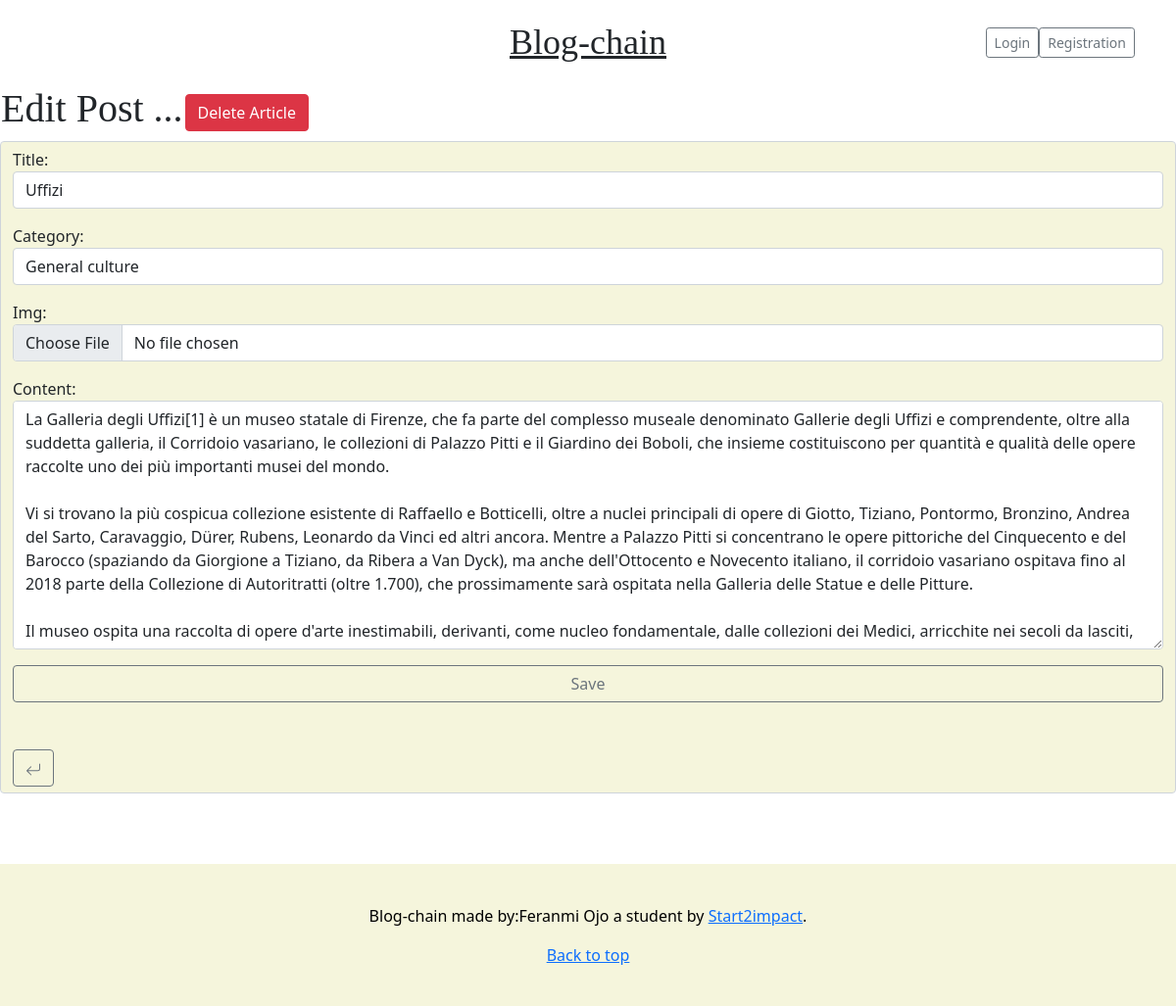
/articles/article/edit/uffizi/, run on an earlier commit of the app's database.
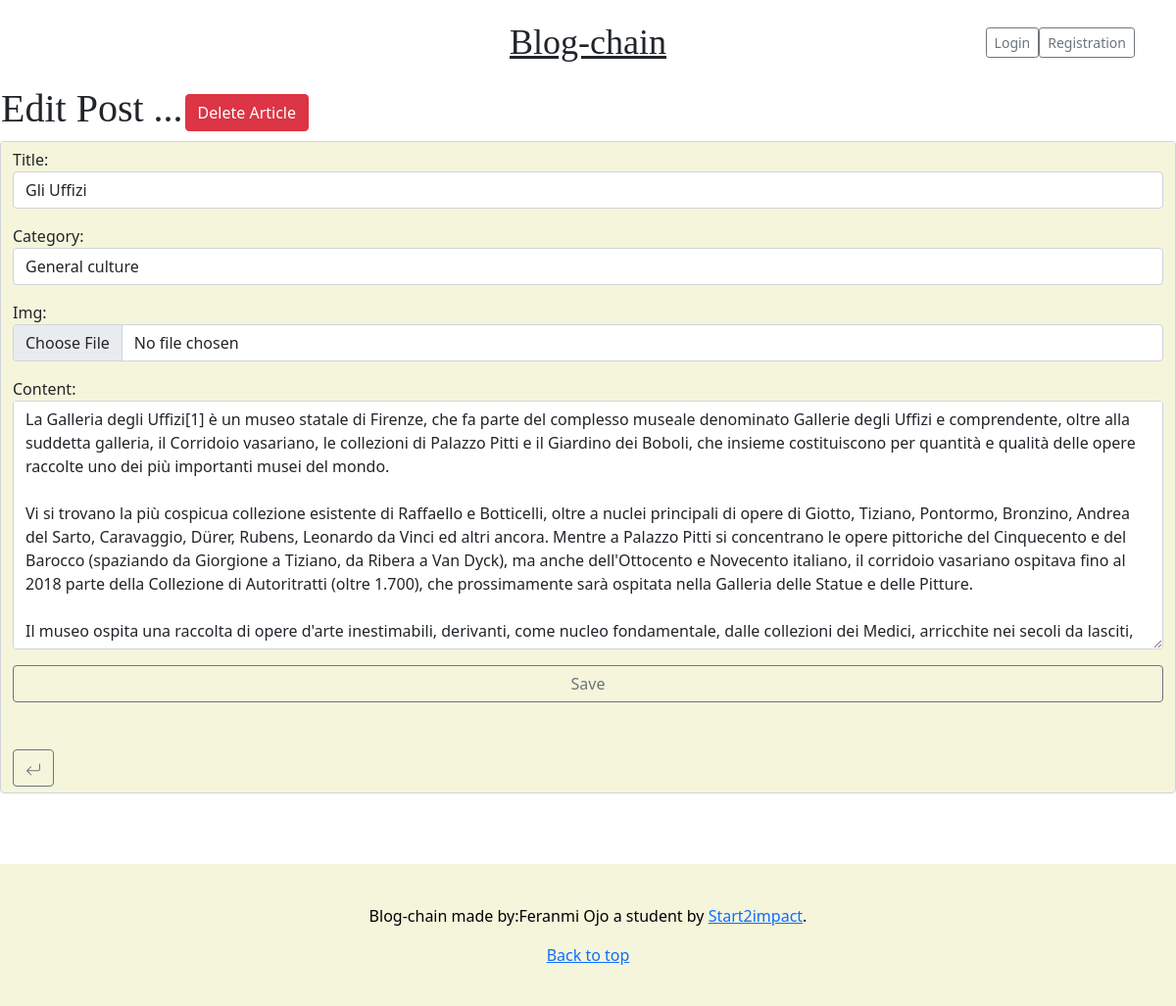
And on a later commit of the database.
### articles/models.py (models this page shows, shortened)
class Article(models.Model):
    DRAFT= 'DRRAFT'
    PUBLISHED='PUBLISHED'
    STATUS_CHOICES=(
        (DRAFT,'Draft'),
        (PUBLISHED,'Published')
    )
    status = models.CharField(max_length=10, choices=STATUS_CHOICES,default=PUBLISHED)
    TECNOLOGY = 'TC'
    BLOCKCHAIN='BC'
    SPORT = 'SP'
    GENERAL_CULTURE = 'GC'
    ANIME ='AN'
    FREE_TIME = 'FT'
    CATEGORIES = [
         (TECNOLOGY,'Technology'),
        (BLOCKCHAIN,'Blockchain'),
         ( SPORT,'Sport'),
        (GENERAL_CULTURE,'General culture'),
        (ANIME ,'Anime'),
        (FREE_TIME,'Free time')
    ]
    category= models.CharField(choices= CATEGORIES,default='FT',max_length=2)
    title= models.CharField(max_length=250)
    slug= models.SlugField(max_length=250,null=False, unique=True)
    img= models.ImageField(upload_to="images/", blank=True, null=True)
    content= models.TextField(max_length=5000)
    author= models.ForeignKey(settings.AUTH_USER_MODEL, on_delete=models.CASCADE)
    created= models.DateTimeField(default=timezone.now)
    published=models.DateTimeField(default=timezone.now)
    updated=models.DateTimeField(auto_now=True)
    address = models.CharField(max_length=66, default=None, null=True)
    hash = models.CharField(max_length=32, default=None, null=True)
    txId = models.CharField(max_length=66, default=None, null=True)
    class Meta:
        ordering = ("-updated","-published")

### articles/views.py (the view, shortened to what this page needs)
# urls.py: path('article/edit/<slug:slug>/', views.UpdateArticleView.as_view(), name='article-edit'),
class UpdateArticleView(UpdateView):
    model = Article
    form_class = ArticleEditForm
    template_name = 'articles/article_edit.html'

### articles/forms.py
class ArticleEditForm(forms.ModelForm):
    class Meta:
        model = Article
        fields = ('title','category','img', 'content',)
        widgets = {
            'title': forms.TextInput(attrs={'class': 'form-control'}),
            'category': forms.Select(attrs={'class': 'form-control'}),
            'img': forms.FileInput(attrs={'class': 'form-control'}),
            'content': forms.Textarea(attrs={'class': 'form-control'}),
        }

### articles/templates/articles/article_edit.html (shortened to what this page needs)
{% extends 'blog/base.html' %}
{% block page_content %}
    <table>
        <td><h1>Edit Post ...</h1></td>
        <td><a class="btn btn-danger" href="{%url 'articles:article-delete' object.slug%}"> Delete Article</a></td>
    </table>
     <div class="form-group">
         <form method="POST" class="form-control" enctype="multipart/form-data" style="background-color: #F5F5DC;">
             {{ form.as_p }}
             <div class="d-grid gap-2" >
                <input type="submit" class="save btn btn-outline-secondary" value="Save">
             </div>
             <br>
            <br>
            <a class="btn btn-outline-secondary" href="{%url 'articles:article-detail' object.slug%}">
            </a>
         </form>
     </div>
{% endblock %}

What changed in the data, as far as the page shows it:
changed Article "General culture": title "Uffizi" → "Gli Uffizi"
